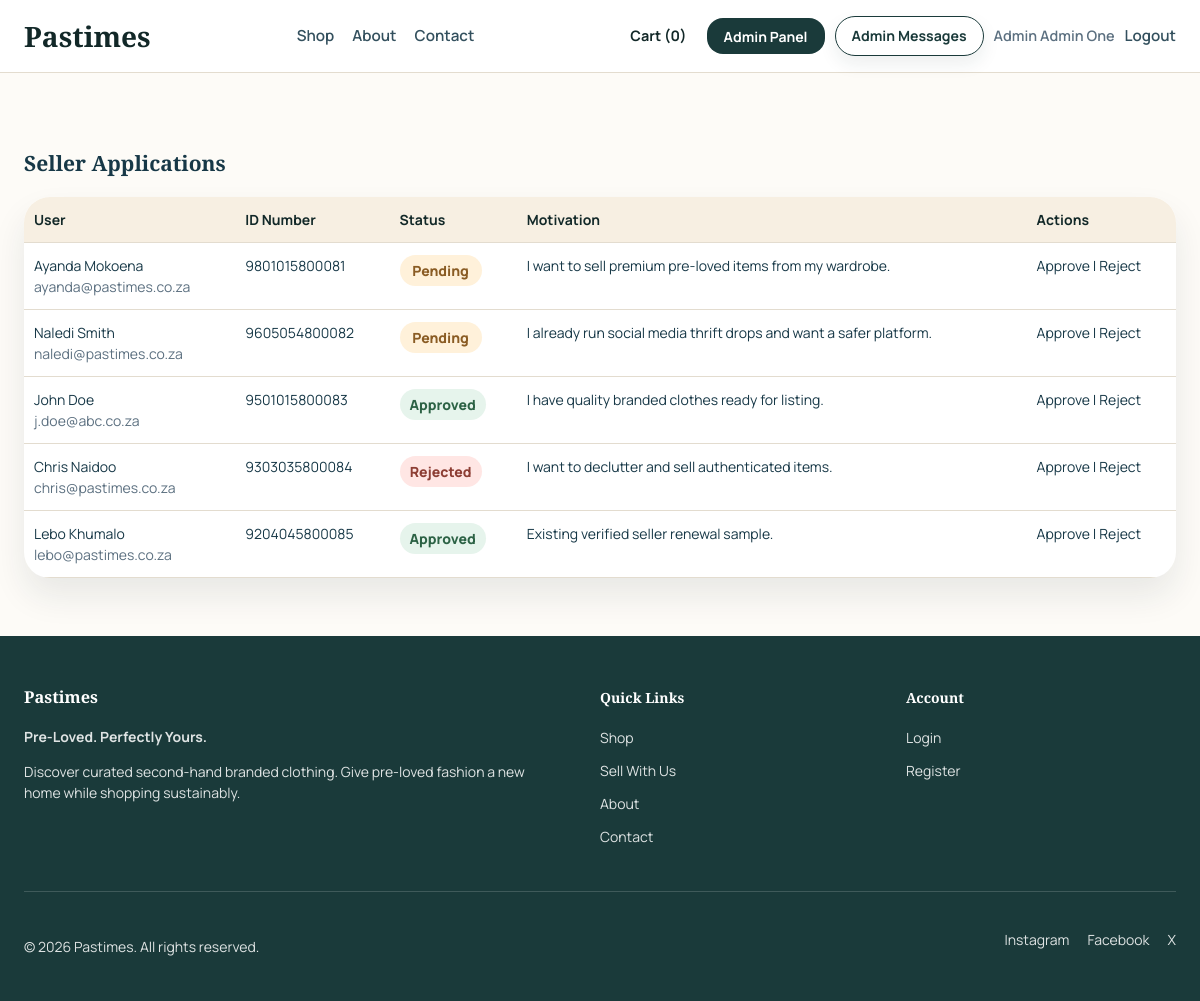
Screenshot of /admin/verify-sellers.php (signed in) with the database file from the repository.
### tables this page shows
CREATE TABLE IF NOT EXISTS `tblsellerapplication` (
  `application_id` int(11) NOT NULL AUTO_INCREMENT,
  `user_id` int(11) NOT NULL,
  `id_number` varchar(20) NOT NULL,
  `motivation` text NOT NULL,
  `status` enum('pending','approved','rejected') NOT NULL DEFAULT 'pending',
  `admin_id` int(11) DEFAULT NULL,
  `created_at` timestamp NOT NULL DEFAULT current_timestamp(),
  `reviewed_at` timestamp NULL DEFAULT NULL,
  PRIMARY KEY (`application_id`),
  KEY `fk_application_user` (`user_id`),
  KEY `fk_application_admin` (`admin_id`)
);

CREATE TABLE IF NOT EXISTS `tbluser` (
  `user_id` int(11) NOT NULL AUTO_INCREMENT,
  `full_name` varchar(120) NOT NULL,
  `first_name` varchar(60) NOT NULL,
  `last_name` varchar(60) NOT NULL,
  `username` varchar(60) NOT NULL,
  `email` varchar(120) NOT NULL,
  `password_hash` varchar(255) NOT NULL,
  `phone_number` varchar(20) DEFAULT NULL,
  `profile_image_path` varchar(255) DEFAULT NULL,
  `role` enum('customer','seller','admin') NOT NULL DEFAULT 'customer',
  `customer_status` enum('pending','verified','rejected') NOT NULL DEFAULT 'pending',
  `seller_status` enum('none','pending','approved','rejected') NOT NULL DEFAULT 'none',
  `is_active` tinyint(1) NOT NULL DEFAULT 1,
  `created_at` timestamp NOT NULL DEFAULT current_timestamp(),
  `updated_at` timestamp NOT NULL DEFAULT current_timestamp() ON UPDATE current_timestamp(),
  PRIMARY KEY (`user_id`),
  UNIQUE KEY `username` (`username`),
  UNIQUE KEY `email` (`email`)
);

### includes/Marketplace.php (called while the page is built, shortened)
<?php
final class Cart
{
    public static function getSessionCart(): array
    {
        $scopeKey = self::cartScopeKey();
        return $_SESSION['cart_buckets'][$scopeKey];
    }
    public static function getCartCount(): int
    {
        return array_sum(self::getSessionCart());
    }
    private static function loadDatabaseCartIfNeeded(): void
    {
        $user = current_user();
        if (!$user) {
            return;
        }
    }
    private static function cartScopeKey(?int $userId = null): string
    {
        if ($userId === null) {
            $currentUser = current_user();
            $userId = (int) ($currentUser['user_id'] ?? 0);
        }
        return $userId > 0 ? 'user_' . $userId : 'guest';
    }
}

### admin/verify-sellers.php (the view, shortened to what this page needs)
<?php
$applications = db_all('SELECT sa.*, u.full_name, u.email FROM tblSellerApplication sa JOIN tblUser u ON u.user_id = sa.user_id ORDER BY sa.created_at DESC');
require_once __DIR__ . '/../includes/header.php';
?>
<section class="section">
    <div class="container">
        <h1>Seller Applications</h1>
        <table>
            <thead><tr><th>User</th><th>ID Number</th><th>Status</th><th>Motivation</th><th>Actions</th></tr></thead>
            <tbody>
            <?php foreach ($applications as $application): ?>
                <tr>
                    <td><?= e($application['full_name']); ?><br><span class="muted"><?= e($application['email']); ?></span></td>
                    <td><?= e($application['id_number']); ?></td>
                    <td><?= status_badge($application['status']); ?></td>
                    <td><?= e($application['motivation']); ?></td>
                    <td>
                        <a href="<?= e(app_url('admin/verify-sellers.php?approve=' . $application['application_id'])); ?>">Approve</a> |
                        <a href="<?= e(app_url('admin/verify-sellers.php?reject=' . $application['application_id'])); ?>">Reject</a>
                    </td>
                </tr>
            <?php endforeach; ?>
            </tbody>
        </table>
    </div>
</section>
<?php require_once __DIR__ . '/../includes/footer.php'; ?>

### includes/header.php (shortened to what this page needs)
<?php
$admin = current_admin();
$currentPath = basename(parse_url($_SERVER['REQUEST_URI'] ?? '', PHP_URL_PATH) ?: '');
$stylesVersion = @filemtime(__DIR__ . '/../css/styles.css') ?: time();
?>
<!DOCTYPE html>
<html lang="en">
<head>
    <link rel="stylesheet" href="<?= e(app_url('css/styles.css?v=' . $stylesVersion)); ?>">
</head>
<body>
<header class="site-header">
    <div class="container nav-shell">
        <a class="brand-mark" href="<?= e(app_url('index.php')); ?>">Pastimes</a>
        <nav class="site-nav">
            <a class="nav-link<?= $currentPath === 'shop.php' ? ' is-active' : ''; ?>" href="<?= e(app_url('shop.php')); ?>">Shop</a>
            <a class="nav-link<?= $currentPath === 'about.php' ? ' is-active' : ''; ?>" href="<?= e(app_url('about.php')); ?>">About</a>
            <a class="nav-link<?= $currentPath === 'contact.php' ? ' is-active' : ''; ?>" href="<?= e(app_url('contact.php')); ?>">Contact</a>
        </nav>
        <div class="nav-actions">
            <a class="cart-link" href="<?= e(app_url('cart.php')); ?>">Cart (<?= e((string) cart_count()); ?>)</a>
            <?php if ($admin): ?>
                <a class="button button-dark button-small admin-top-button" href="<?= e(app_url('admin/index.php')); ?>">Admin Panel</a>
                <a class="button button-light button-small header-action-button" href="<?= e(app_url('admin/messages.php')); ?>">Admin Messages</a>
                <span class="nav-user">Admin <?= e($admin['full_name']); ?></span>
                <a class="nav-link" href="<?= e(app_url('logout.php?scope=admin')); ?>">Logout</a>
            <?php endif; ?>
        </div>
    </div>
</header>
<main class="page-shell">

### includes/functions.php (shortened to what this page needs)
<?php
function app_url(string $path = ''): string
{
    $suffix = ltrim($path, '/');
    $base = defined('APP_URL_BASE') ? APP_URL_BASE : '';
    return $suffix === '' ? ($base ?: '/') : ($base . '/' . $suffix);
}
function e(?string $value): string
{
    return htmlspecialchars((string) $value, ENT_QUOTES, 'UTF-8');
}
function db(): mysqli
{
    static $connection = null;
    if ($connection instanceof mysqli) {
        return $connection;
    }
    $connection = getDBConnection(true);
    return $connection;
}
function bind_params(mysqli_stmt $statement, string $types, array &$params): void
{
    $bindParams = [$types];
    foreach ($params as $key => &$value) {
        $bindParams[] = &$value;
    }
    call_user_func_array([$statement, 'bind_param'], $bindParams);
}
function db_one(string $sql, string $types = '', array $params = []): ?array
{
    $statement = db()->prepare($sql);
    if ($types !== '' && $params !== []) {
        bind_params($statement, $types, $params);
    }
    $statement->execute();
    $result = $statement->get_result();
    $row = $result ? $result->fetch_assoc() : null;
    return $row ?: null;
}
function db_all(string $sql, string $types = '', array $params = []): array
{
    $statement = db()->prepare($sql);
    $statement->execute();
    $result = $statement->get_result();
    $rows = $result ? $result->fetch_all(MYSQLI_ASSOC) : [];
    return $rows;
}
function current_user(): ?array
{
    if (!isset($_SESSION['user_id'])) {
        return null;
    }
    return db_one('SELECT * FROM tblUser WHERE user_id = ?', 'i', [(int) $_SESSION['user_id']]);
}
function current_admin(): ?array
{
    return db_one('SELECT * FROM tblAdmin WHERE admin_id = ?', 'i', [(int) $_SESSION['admin_id']]);
}
function cart_count(): int
{
    return Cart::getCartCount();
}
function status_badge(string $status): string
{
    $safe = strtolower($status);
    return '<span class="badge badge-' . e($safe) . '">' . e(ucfirst($status)) . '</span>';
}

### css/styles.css (style rules this page uses)
:root { --color-deep-teal: #1A3A3A; --color-deep-teal-strong: #122828; --color-soft-cream: #FDFBF7; --color-soft-band: #f5efe5; --color-sand: #D4A373; --color-sand-dark: #E76F51; --color-border: #e3dccf; --color-text: #173847; --color-muted: #5c7080; --color-white: #ffffff; --shadow-card: 0 18px 34px rgba(21, 46, 52, 0.09); --radius-large: 26px; --radius-medium: 18px; --radius-small: 12px; }
*, *::before, *::after { box-sizing: border-box; }
body { margin: 0; font-family: 'Manrope', sans-serif; font-size: 14px; background: var(--color-soft-cream); color: var(--color-text); line-height: 1.5; overflow-x: hidden; }
a { color: inherit; text-decoration: none; }
.container { width: min(1280px, calc(100% - 48px)); margin: 0 auto; }
.page-shell { min-height: 60vh; }
.site-header { position: sticky; top: 0; z-index: 40; background: rgba(255, 255, 255, 0.96); border-bottom: 1px solid var(--color-border); backdrop-filter: blur(10px); }
.nav-shell { display: flex; align-items: center; justify-content: space-between; min-height: 72px; gap: 24px; }
.brand-mark, h1, h2, h3, h4 { font-family: 'Playfair Display', serif; }
.brand-mark { font-size: 1.75rem; font-weight: 800; color: var(--color-deep-teal-strong); }
.site-nav, .nav-actions { display: flex; align-items: center; gap: 18px; flex-wrap: wrap; }
.nav-link { font-size: 0.95rem; font-weight: 600; color: var(--color-text); opacity: 0.88; }
.cart-link { font-size: 1.5rem; }
.button { display: inline-flex; align-items: center; justify-content: center; gap: 10px; min-height: 46px; padding: 0 22px; border-radius: 16px; border: 1px solid transparent; font-weight: 700; cursor: pointer; transition: transform 0.2s ease, background 0.2s ease, border-color 0.2s ease; }
.button-small { min-height: 36px; padding: 0 16px; }
.button-dark { background: var(--color-deep-teal); color: var(--color-white); }
.button-outline, .button-light { border-color: var(--color-deep-teal); background: transparent; color: var(--color-deep-teal); }
.section { padding: 58px 0; }
.nav-user { color: var(--color-muted); font-weight: 600; font-size: 0.9rem; }
.admin-top-button { white-space: nowrap; }
.nav-actions { gap: 10px; }
.nav-actions .cart-link { min-height: 36px; padding: 0 10px; border-radius: 999px; display: inline-flex; align-items: center; justify-content: center; font-size: 0.9rem; font-weight: 700; color: var(--color-deep-teal-strong); }
.header-action-button { min-height: 40px; padding: 0 16px; border-radius: 999px; font-size: 0.88rem; line-height: 1; box-shadow: 0 8px 18px rgba(21, 46, 52, 0.08); }
.admin-top-button { min-width: 118px; }
table { width: 100%; border-collapse: collapse; background: var(--color-white); border-radius: var(--radius-large); overflow: hidden; box-shadow: var(--shadow-card); }
th, td { border-bottom: 1px solid var(--color-border); padding: 12px 10px; text-align: left; vertical-align: top; }
th { color: var(--color-deep-teal-strong); background: #f7efe2; }
.badge { display: inline-flex; align-items: center; justify-content: center; min-width: 82px; padding: 5px 10px; border-radius: 999px; font-weight: 800; text-transform: capitalize; }
.badge-pending { background: #fff1da; color: #8a5c24; }
.badge-verified, .badge-approved, .badge-active, .badge-delivered { background: #e6f4ec; color: #2c6245; }
.badge-rejected, .badge-cancelled { background: #ffe6e4; color: #8d3e34; }
.muted { color: var(--color-muted); }

### rows the page displays
tblsellerapplication: user.full_name "Ayanda Mokoena", user.email "ayanda@pastimes.co.za", id_number "9801015800081", status "Pending", motivation "I want to sell premium pre-loved items from my wardrobe."
tblsellerapplication: user.full_name "Naledi Smith", user.email "naledi@pastimes.co.za", id_number "9605054800082", status "Pending", motivation "I already run social media thrift drops and want a safer platform."
tblsellerapplication: user.full_name "John Doe", user.email "j.doe@abc.co.za", id_number "9501015800083", status "Approved", motivation "I have quality branded clothes ready for listing."
tblsellerapplication: user.full_name "Chris Naidoo", user.email "chris@pastimes.co.za", id_number "9303035800084", status "Rejected", motivation "I want to declutter and sell authenticated items."
tblsellerapplication: user.full_name "Lebo Khumalo", user.email "lebo@pastimes.co.za", id_number "9204045800085", status "Approved", motivation "Existing verified seller renewal sample."

### other values shown
cart_count() "0"
$admin['full_name'] "Admin One"
